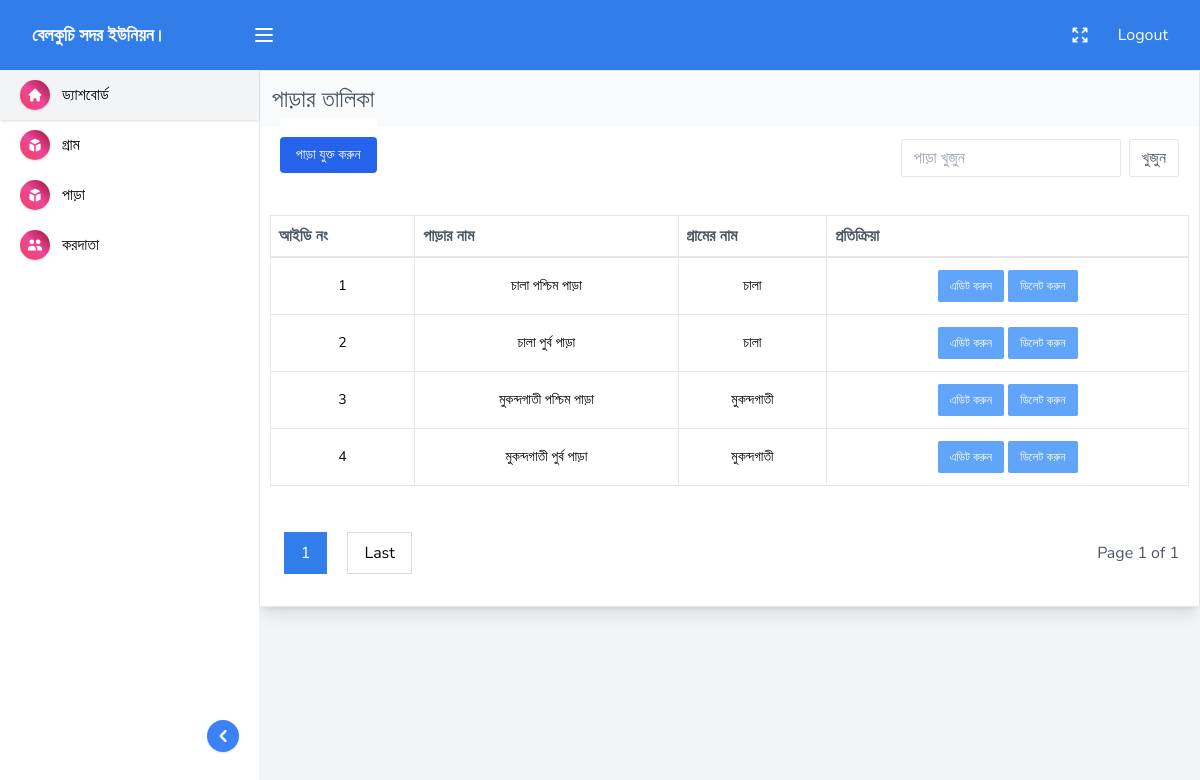
Screenshot of /section.php (signed in) with the database file from the repository.
### tables this page shows
CREATE TABLE `union_name` (
  `id` int(255) NOT NULL,
  `admin_id` int(255) NOT NULL,
  `union_name` varchar(255) NOT NULL,
  `pass` varchar(255) NOT NULL,
  `time` int(255) NOT NULL
);

CREATE TABLE `section` (
  `admin_id` int(255) NOT NULL,
  `id` int(255) NOT NULL,
  `vlg_id` int(255) NOT NULL,
  `name` varchar(255) NOT NULL
);

CREATE TABLE `village` (
  `admin_id` int(255) NOT NULL,
  `id` int(255) NOT NULL,
  `name` varchar(255) NOT NULL
);

### section.php (the view, shortened to what this page needs)
<?php include("common/header.php");?>
<main class="main_content">
    <?php include("common/sidebar.php");?>
    <section class="content_wrapper">
        <section class="page_main_content">
            <div class="main_content_container">
                <div class="table_content_wrapper">
                    <div style="display:flex; justify-content: space-between;" class="page_title">
                      <div>
                            <h3>পাড়ার তালিকা</h3>
                        </div>
                    </div>
                    <header class="table_header">
                        <div class="table_header_left">
                        <a href="section-add.php" class="add_section_btn show_add_new_cat px-4 py-2 text-sm bg-blue-600 text-white rounded focus:ring">পাড়া যুক্ত করুন</a>
                        </div>
                        <form action="" method="GET">
                            <div class="table_header_right">
                                <input type="search" name="src" placeholder="পাড়া খুজুন" />
                                <input style="cursor:pointer;" type="submit" class="btn" value="খুজুন" />
                            </div>
                        </form>
                    </header>
                            <div class="table_parent">
                             <table class="table ">
                                <thead>
                                    <tr>
                                        <th class="table_th"><div class="table_th_div"><span>আইডি নং</span></div></th>
                                        <th class="table_th"><div class="table_th_div"><span>পাড়ার নাম</span></div></th>
                                        <th class="table_th"><div class="table_th_div"><span>গ্রামের নাম</span></div></th>
                                        <th class="table_th"><div class="table_th_div"><span>প্রতিক্রিয়া</span></div></th>
                                    </tr>
                                </thead>
                                <tbody id="tax_holders_wrapper" class="text-sm">
                                <?php
                                if(isset($_GET['src'])){
                                    $src = $_GET['src'];
                                    $SQL = "SELECT * FROM section WHERE admin_id=$id AND name LIKE '%$src%'";
                                }else{
                                $pagination = "ON";
                                $showRecordPerPage = 8;
                                if(isset($_GET['page']) && !empty($_GET['page'])){
                                $currentPage = $_GET['page'];}else{$currentPage = 1;}
                                $startFrom = ($currentPage * $showRecordPerPage) - $showRecordPerPage;
                                $totalEmpSQL = "SELECT * FROM section WHERE admin_id=$id ORDER BY id DESC";
                                $allEmpResult = mysqli_query($conn, $totalEmpSQL);
                                $totalEmployee = mysqli_num_rows($allEmpResult);
                                $lastPage = ceil($totalEmployee/$showRecordPerPage);
                                $SQL = "SELECT * FROM section WHERE admin_id=$id ORDER BY id DESC LIMIT $startFrom, $showRecordPerPage";
                                }
                                $query = mysqli_query($conn, $SQL);
                                $i = 0;
                                while($row = mysqli_fetch_assoc($query)){ $i++;
                                $vlg_id = $row['vlg_id'];
                                $vlg_id = mysqli_fetch_assoc(mysqli_query($conn,"SELECT * FROM village WHERE id=$vlg_id"));
                                ?>
                                    <tr>
                                        <td class="p-3 border whitespace-nowrap"><div class="text-center"><?php echo $i?></div></td>
                                        <td class="p-3 border whitespace-nowrap"><div class="text-center"><?php echo $row['name']?></div></td>
                                        <td class="p-3 border whitespace-nowrap"><div class="text-center"><?php echo $vlg_id['name']?></div></td>
                                        <td class="p-3 border whitespace-nowrap">
                                            <div class="w-full flex_center gap-1">
                                                <a class="btn table_edit_btn" href="section-edit.php?id=<?php echo $row['id']?>">এডিট করুন</a>
                                                <a class="btn table_edit_btn" href="delete.php?src=section&&table=section&&id=<?php echo $row['id']?>">ডিলেট করুন</a>
                                            </div>
                                        </td>
                                    </tr>
                              <?php  } ?>
                            </table>
                            </div>
                            <br>
                        <?php if(isset($pagination)){
                        if($pagination == "ON"){ ?>
                        <div class="w-full" style="display: flex; justify-content: space-between;">
                            <nav aria-label="Page navigation">
                                <ul class="pagination_buttons">
                                    <li class="pagination active"><a class="page-link active"
                                            href="?page=<?php echo $currentPage ?>"><?php echo $currentPage ?></a></li>
                                    <li class="pagination">
                                        <a class="page-link" href="?page=<?php echo $lastPage ?>" aria-label="Next">
                                            <span aria-hidden="true">Last</span>
                                        </a>
                                    </li>
                                </ul>
                            </nav>
                            <div class="pagination_buttons">Page <?php echo $currentPage ?> of <?php echo $lastPage ?></div>
                        </div>
                        <?php }}?>
                        </div>
                    </div>
        </section>
    </section>
</main>
<?php include("common/footer.php");?>

### common/header.php (shortened to what this page needs)
<?php include("include/functions.php");?>
<?php
if(isset($_SESSION['admin_id'])){
  $id = $_SESSION['admin_id'];
}elseif(isset($_COOKIE['admin_id'])){
  $id = $_COOKIE['admin_id'];
}else{
  $id = 0;
}
if(isset($_SESSION['admin_id'])){
  $id = $_SESSION['admin_id'];
}
$setting = mysqli_fetch_assoc(mysqli_query($conn,"SELECT * FROM setting WHERE id=1"));
$union = mysqli_fetch_assoc(mysqli_query($conn,"SELECT * FROM union_name WHERE admin_id=$id"));
?>
<!DOCTYPE html>
<html>
  <head>
    <link href="dist/css/category.css" rel="stylesheet" />
    <link href="dist/css/styles.css" rel="stylesheet" />
    <link href="dist/css/custom.css" rel="stylesheet" />
  </head>
  <body>
    <header class="header">
      <div class="header_container">
        <div class="header_left">
          <div class="header_brand">
            <a href="index.php" class="go_home">
              <div>
                <?php if($setting['logo']!=""){ ?>
                  <img style="width:200px;height:60px" src="upload/<?php echo $setting['logo'];?>" alt="">
                 <?php }else{ ?>
                  <span style="font-size:18px;color:#fff;"><?php echo $union['union_name']?></span>
               <?php  } ?>
              </div>
            </a>
          </div>
          <button onclick="toggle_nav()" class="menu_icon"></button>
        </div>
        <div class="header_right">
          <button onclick="toggle_full_screen()" class="expand_icon"></button>
          <a style="color:#fff" href="logout.php">Logout</a>
        </div>
      </div>
    </header>

### rows the page displays
union_name: union_name "বেলকুচি সদর ইউনিয়ন।"
section: name "চালা পশ্চিম পাড়া", village.name "চালা"
section: name "চালা পুর্ব পাড়া", village.name "চালা"
section: name "মুকন্দগাতী পশ্চিম পাড়া", village.name "মুকন্দগাতী"
section: name "মুকন্দগাতী পুর্ব পাড়া", village.name "মুকন্দগাতী"

### other values shown
$currentPage "1"
$lastPage "1"
